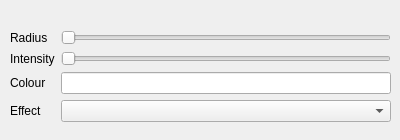
<?xml version="1.0" encoding="UTF-8"?>
<ui version="4.0">
 <class>PointLightWidget</class>
 <widget class="QWidget" name="PointLightWidget">
  <property name="geometry">
   <rect>
    <x>0</x>
    <y>0</y>
    <width>400</width>
    <height>140</height>
   </rect>
  </property>
  <property name="minimumSize">
   <size>
    <width>0</width>
    <height>140</height>
   </size>
  </property>
  <property name="windowTitle">
   <string>Point Light</string>
  </property>
  <widget class="QWidget" name="formLayoutWidget">
   <property name="geometry">
    <rect>
     <x>10</x>
     <y>20</y>
     <width>381</width>
     <height>111</height>
    </rect>
   </property>
   <layout class="QFormLayout" name="formLayout">
    <property name="topMargin">
     <number>10</number>
    </property>
    <item row="0" column="0">
     <widget class="QLabel" name="label">
      <property name="text">
       <string>Radius</string>
      </property>
     </widget>
    </item>
    <item row="0" column="1">
     <widget class="QSlider" name="pointLightRadius">
      <property name="maximum">
       <number>250</number>
      </property>
      <property name="singleStep">
       <number>1</number>
      </property>
      <property name="orientation">
       <enum>Qt::Horizontal</enum>
      </property>
      <property name="tickPosition">
       <enum>QSlider::NoTicks</enum>
      </property>
     </widget>
    </item>
    <item row="1" column="0">
     <widget class="QLabel" name="label_2">
      <property name="text">
       <string>Intensity</string>
      </property>
     </widget>
    </item>
    <item row="1" column="1">
     <widget class="QSlider" name="pointLightIntensity">
      <property name="maximum">
       <number>1024</number>
      </property>
      <property name="orientation">
       <enum>Qt::Horizontal</enum>
      </property>
     </widget>
    </item>
    <item row="2" column="0">
     <widget class="QLabel" name="label_3">
      <property name="text">
       <string>Colour</string>
      </property>
     </widget>
    </item>
    <item row="2" column="1">
     <widget class="QLineEdit" name="pointLightColour"/>
    </item>
    <item row="3" column="0">
     <widget class="QLabel" name="label_4">
      <property name="text">
       <string>Effect</string>
      </property>
     </widget>
    </item>
    <item row="3" column="1">
     <widget class="QComboBox" name="effect"/>
    </item>
   </layout>
  </widget>
 </widget>
 <resources/>
 <connections/>
</ui>
